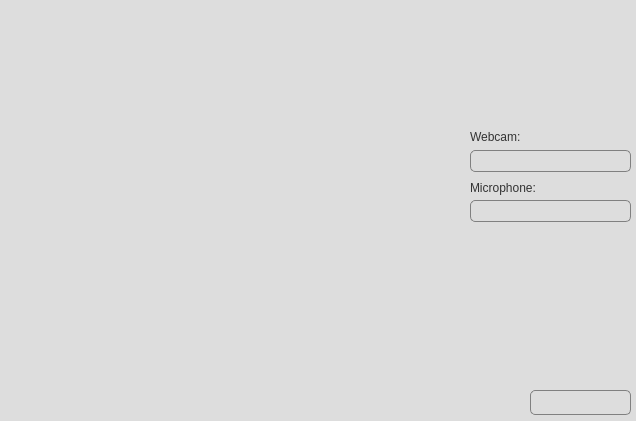
<?xml version="1.0" encoding="UTF-8"?>
<ui version="4.0">
 <class>CallScreen</class>
 <widget class="QDialog" name="CallScreen">
  <property name="geometry">
   <rect>
    <x>0</x>
    <y>0</y>
    <width>636</width>
    <height>421</height>
   </rect>
  </property>
  <property name="windowTitle">
   <string>Dialog</string>
  </property>
  <property name="styleSheet">
   <string notr="true">QWidget {
	background: #ddd;
	color: #333;
}

QComboBox, QPushButton, QListWidget {
	border: 1px solid gray;
	border-radius: 5px;
}

QListWidget {
background: qlineargradient(x1: 0, y1: 0, x2: 0, y2: 1,
                                  stop: 0 #F6F6F6, stop: 1.0 #EFEFEF);
}

QComboBox {
    padding: 1px 3px 1px 3px;
}

 QComboBox, QComboBox::drop-down:editable {
      background: qlineargradient(x1: 0, y1: 0, x2: 0, y2: 1,
                                  stop: 0 #E1E1E1, stop: 0.4 #DDDDDD,
                                  stop: 0.5 #D8D8D8, stop: 1.0 #D3D3D3);
 }

QComboBox:hover {
background: qradialgradient(cx: 0.3, cy: -0.4,
fx: 0.3, fy: -0.4,
radius: 1.35, stop: 0 #fff, stop: 1 #bbb);
}

QComboBox:pressed {
background: qradialgradient(cx: 0.4, cy: -0.1,
fx: 0.4, fy: -0.1,
radius: 1.35, stop: 0 #fff, stop: 1 #ccc);
}

 QComboBox::drop-down {
     subcontrol-origin: padding;
     subcontrol-position: top right;
     width: 15px;
     border-width: 0px;
 }

QComboBox::down-arrow {
     image: url(res/down.png);
 }

QComboBox QAbstractItemView:editable::item:selected {
     alternate-background-color: gray;
 }

QPushButton {
	padding: 2px;
	background: qlineargradient(x1: 0, y1: 0, x2: 0, y2: 1,
                                  stop: 0 #E1E1E1, stop: 0.4 #DDDDDD,
                                  stop: 0.5 #D8D8D8, stop: 1.0 #D3D3D3);
}

QPushButton:hover {
background: qradialgradient(cx: 0.3, cy: -0.4,
fx: 0.3, fy: -0.4,
radius: 1.35, stop: 0 #fff, stop: 1 #bbb);
}

QPushButton:pressed {
background: qradialgradient(cx: 0.4, cy: -0.1,
fx: 0.4, fy: -0.1,
radius: 1.35, stop: 0 #fff, stop: 1 #ccc);
}</string>
  </property>
  <widget class="Player" name="playerRemote" native="true">
   <property name="geometry">
    <rect>
     <x>10</x>
     <y>10</y>
     <width>451</width>
     <height>401</height>
    </rect>
   </property>
  </widget>
  <widget class="Player" name="playerLocal" native="true">
   <property name="geometry">
    <rect>
     <x>470</x>
     <y>10</y>
     <width>151</width>
     <height>111</height>
    </rect>
   </property>
  </widget>
  <widget class="QPushButton" name="buttonEndCall">
   <property name="geometry">
    <rect>
     <x>530</x>
     <y>390</y>
     <width>101</width>
     <height>25</height>
    </rect>
   </property>
   <property name="styleSheet">
    <string notr="true">QPushButton {
	padding: 2px;
	background: qlineargradient(x1: 0, y1: 0, x2: 0, y2: 1,
                                   stop: 0 #E10000, stop: 0.4 #DD0000,
                                  stop: 0.5 #D80000, stop: 1.0 #D30000);
	color: #ddd
}

QPushButton:hover {
background: qradialgradient(cx: 0.3, cy: -0.4,
fx: 0.3, fy: -0.4,
radius: 1.35, stop: 0 #f00, stop: 1 #b00);
}

QPushButton:pressed {
background: qradialgradient(cx: 0.4, cy: -0.1,
fx: 0.4, fy: -0.1,
radius: 1.35, stop: 0 #f00, stop: 1 #c00);
}</string>
   </property>
   <property name="text">
    <string>End call</string>
   </property>
  </widget>
  <widget class="QComboBox" name="comboCamera">
   <property name="geometry">
    <rect>
     <x>470</x>
     <y>150</y>
     <width>161</width>
     <height>22</height>
    </rect>
   </property>
  </widget>
  <widget class="QLabel" name="label">
   <property name="geometry">
    <rect>
     <x>470</x>
     <y>130</y>
     <width>61</width>
     <height>14</height>
    </rect>
   </property>
   <property name="text">
    <string>Webcam:</string>
   </property>
  </widget>
  <widget class="QLabel" name="label_2">
   <property name="geometry">
    <rect>
     <x>470</x>
     <y>180</y>
     <width>81</width>
     <height>16</height>
    </rect>
   </property>
   <property name="text">
    <string>Microphone:</string>
   </property>
  </widget>
  <widget class="QComboBox" name="comboMicrophone">
   <property name="geometry">
    <rect>
     <x>470</x>
     <y>200</y>
     <width>161</width>
     <height>22</height>
    </rect>
   </property>
  </widget>
 </widget>
 <customwidgets>
  <customwidget>
   <class>Player</class>
   <extends>QWidget</extends>
   <header>player.h</header>
  </customwidget>
 </customwidgets>
 <resources/>
 <connections/>
</ui>
